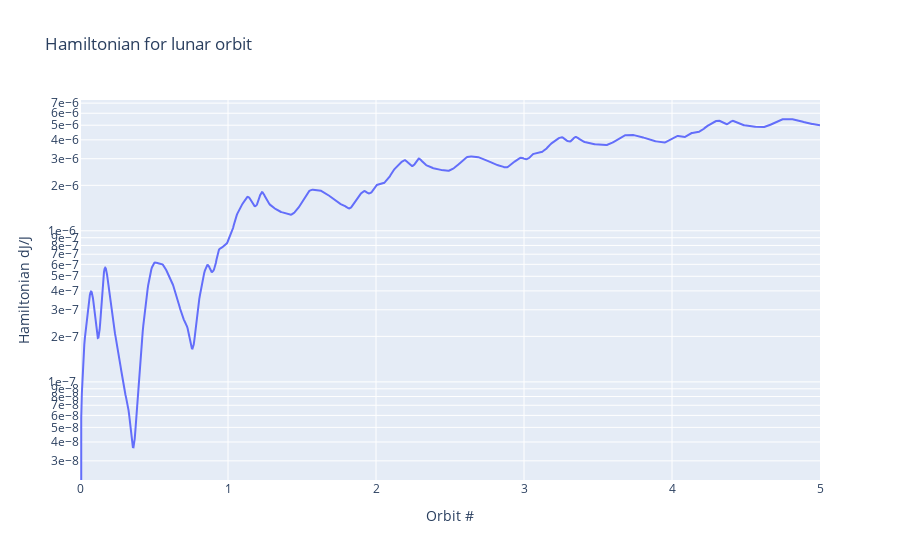

The notebook cell this image was saved under:
### Markdown cell above
## Hamiltonian Error
The last figure shows the relative error in the orbiting object's hamiltonian. Conservation of energy dictates that the hamiltonian should not change in a conservative gravity field, but floating point error will cause the orbit's energy to differ slightly ($~10^{-14}  \frac{\Delta J}{J}$) from the model. Additionally propagating with perturbations will show large changes in the hamiltonian over time because the perturbations are either non-conservative (atmospheric drag, solar radiation pressure) or not accounted for in the hamiltonian calculation (solar, lunar gravity perturbations). For highly elliptic orbits the error is largest at periapsis as the orbiting object has the greatest speed and undergoes the largest acceleration at that point. Note that computing the hamiltonian requires more full gravity model calculations which increases computation time. This can be controlled with the kwarg 'compute_hamiltonian' and is set to false by default.

### Code cell
Orbits = np.array(orbit1.getTimes())/T
Hamiltonian = orbit1.getHamiltonian()
H =  go.Figure(go.Scatter(x=Orbits,y=Hamiltonian))
H.update_yaxes(title_text="y-axis in logarithmic scale", type="log")
H.update_layout(title="Hamiltonian for "+title,
xaxis=dict(title="Orbit #"),
yaxis=dict(title=r'Hamiltonian dJ/J',tickformat='.0e'),
)

### Figure 1 — Plotly figure (JSON) as saved in the notebook; plotly's stock layout.template omitted (floating-point values rounded to 4 significant figures; data arrays with more than 128 entries replaced by an {"elided": "..."} marker saying what was removed)
{"data": [{"type": "scatter", "x": {"elided": "1205 float values"}, "y": {"elided": "1205 float values"}}], "layout": {"title": {"text": "Hamiltonian for lunar orbit"}, "xaxis": {"title": {"text": "Orbit #"}}, "yaxis": {"tickformat": ".0e", "title": {"text": "Hamiltonian dJ/J"}, "type": "log"}}}
